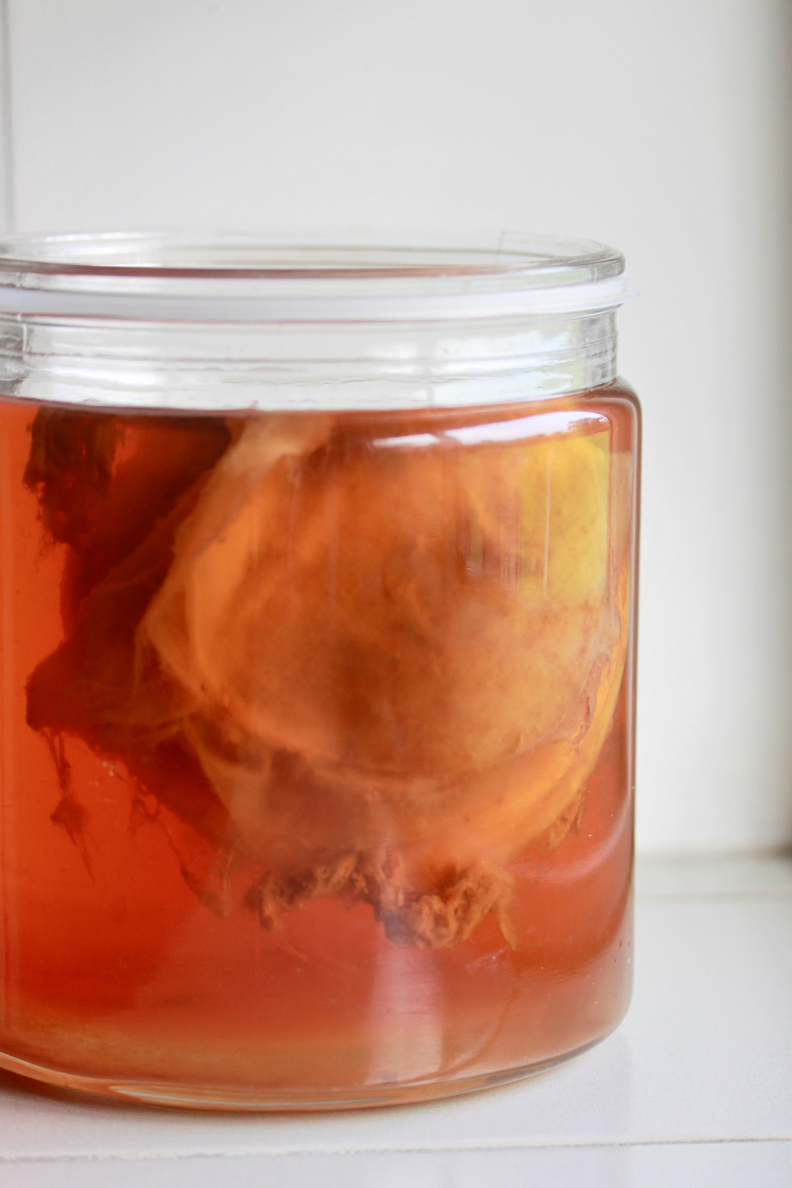
//> input picture datasets/1.jpg, 3168 x 4752 px (shown at 1/4 size)
$ ./testing_20231012011742   (built with g++ and OpenCV 4)
//> lines starting //> are read from the running program, lines starting //| are printed output that depends on the picture; after the words box and inside, x2 and y2 are one past the last pixel; in counts of white or black regions, pixels touching at a corner belong together
#include <opencv2/opencv.hpp>
#include <opencv2/core.hpp>
#include <opencv2/imgcodecs.hpp>
#include <opencv2/highgui.hpp>
#include <iostream>

using namespace std;

cv::Scalar getDominantColor(const cv::Mat &image) {
    cv::Mat pixels = image.reshape(1, image.rows * image.cols);
    pixels.convertTo(pixels, CV_32F);

    const int clusterCount = 1;
    cv::Mat labels, centers;
    cv::kmeans(pixels, clusterCount, labels, cv::TermCriteria(cv::TermCriteria::EPS + cv::TermCriteria::COUNT, 10, 0.2), 3, cv::KMEANS_PP_CENTERS, centers);
    centers.convertTo(centers, CV_8U);
    return cv::Scalar(centers.at<uchar>(0, 0), centers.at<uchar>(0, 1), centers.at<uchar>(0, 2));
}

cv::Mat detectEdges(const cv::Mat &image) {
    cv::Mat edges;
    cv::Canny(image, edges, 50, 150);
    return edges;
}

cv::Mat detectTexture(const cv::Mat &image) {
    cv::Mat kernel = cv::getGaborKernel(cv::Size(21, 21), 5, 1, 10, 0.5, 0, CV_32F);
    kernel /= cv::sum(kernel)[0];
    cv::Mat texture;
    cv::filter2D(image, texture, CV_32F, kernel);
    cv::normalize(texture, texture, 0, 255, cv::NORM_MINMAX, CV_8U);
    return texture;
}

cv::Mat segmentImage(const cv::Mat &image) {
    cv::Mat segmented;
    cv::adaptiveThreshold(image, segmented, 255, cv::ADAPTIVE_THRESH_MEAN_C, cv::THRESH_BINARY, 11, 2);
    return segmented;
}

int main(int argc, char** argv)
{
    cv::Mat img = cv::imread("../samples/1.jpg", cv::IMREAD_COLOR);
//> img is the input picture: 4752 rows x 3168 cols, CV_8UC3; mean B, G, R 134.8, 152.6, 198.8

    if(img.empty())
    {
        std::cout << "Could not read the image ! " << std::endl;
        return 1;
    }

    double aspectRatio = (double)img.rows / img.cols;
//> aspectRatio = 1.5
    int newHeight = static_cast<int>(480 * aspectRatio);
//> newHeight = 720
    cv::Mat resizedImg;
    cv::resize(img, resizedImg, cv::Size(480, newHeight));
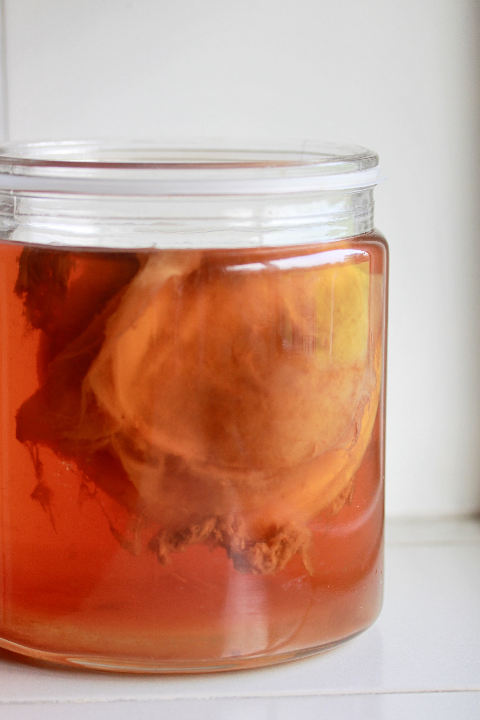
//> resizedImg: 720 rows x 480 cols, CV_8UC3; mean B, G, R 134.7, 152.5, 198.7
    cv::Mat grayResizedImg;
    cv::cvtColor(resizedImg, grayResizedImg, cv::COLOR_BGR2GRAY);
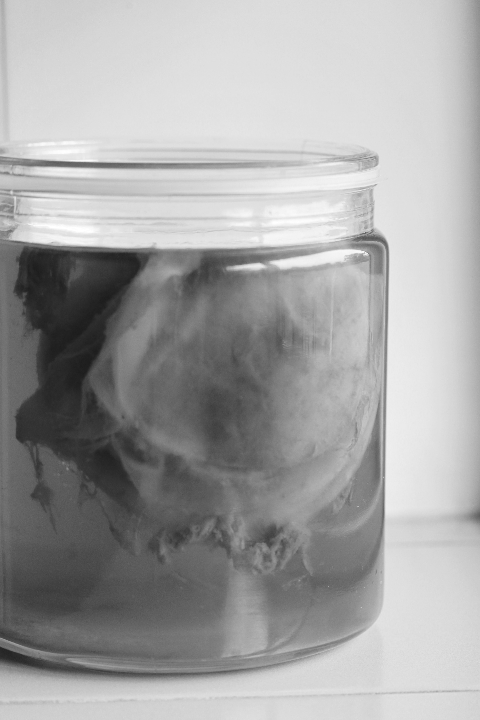
//> grayResizedImg: 720 rows x 480 cols, CV_8UC1; min 28, max 255, mean 164.3

    cv::Scalar dominantColor = getDominantColor(resizedImg);
//> in getDominantColor, `cv::kmeans(pixels, clusterCount, labels, cv::TermCriteria(cv::TermCrit..`: centers = [134.7, 152.5, 198.7]
//> in getDominantColor, `centers.convertTo(centers, CV_8U);`: centers = [135, 153, 199]
//> dominantColor = Scalar(135, 153, 199)
    cout << "Dominant Colot (BGR): " << dominantColor << endl;
//| Dominant Colot (BGR): [135, 153, 199, 0]
    cv::rectangle(resizedImg, cv::Point(0, 0), cv::Point(1200, 400), dominantColor, -1);
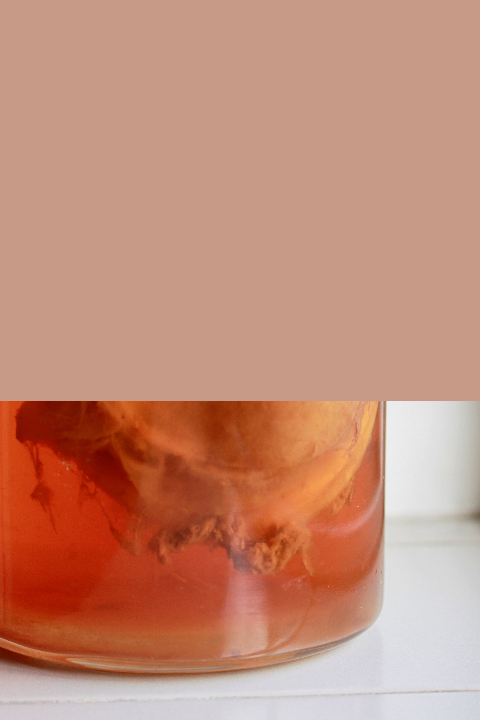
//> resizedImg: 720 rows x 480 cols, CV_8UC3; mean B, G, R 119.6, 140, 196
    string text = to_string((int)dominantColor[0]) + ", " + to_string((int)dominantColor[1]) + ", " + to_string((int)dominantColor[2]);
//> text = "135, 153, 199"
    cv::putText(resizedImg, text, cv::Point(50, 220), cv::FONT_HERSHEY_COMPLEX, 0.5, cv::Scalar(255, 255, 255), 2);
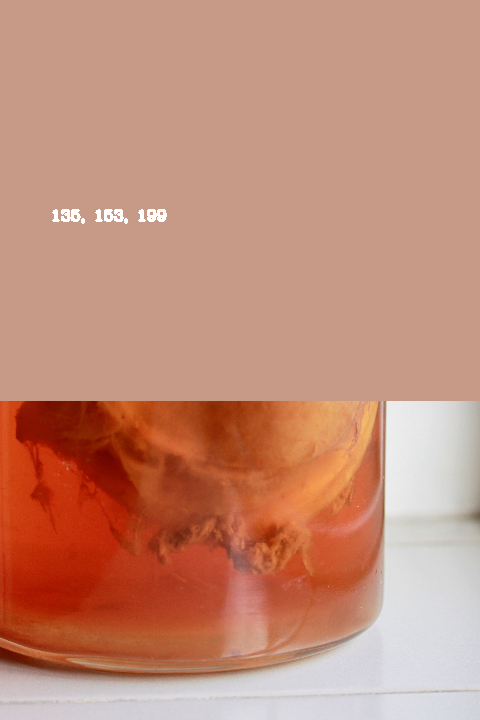
//> resizedImg: 720 rows x 480 cols, CV_8UC3; 0.24% of pixels changed, all inside (x1, y1, x2, y2) = (52, 209, 167, 224)

    cv::Mat edges = detectEdges(grayResizedImg);
//> in detectEdges, `cv::Canny(image, edges, 50, 150);`:
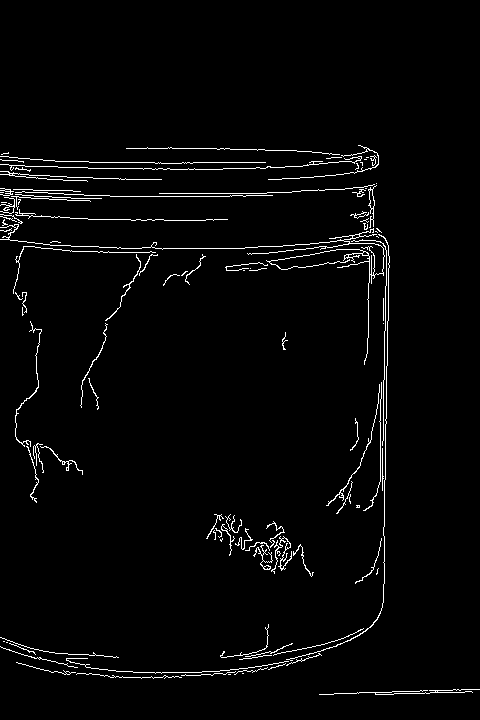
//> edges: 720 rows x 480 cols, CV_8UC1; 2.5% white in thin lines or dots, all inside (x1, y1, x2, y2) = (0, 145, 480, 695)
    cv::Mat texture = detectTexture(grayResizedImg);
//> in detectTexture, `cv::filter2D(image, texture, CV_32F, kernel);`:
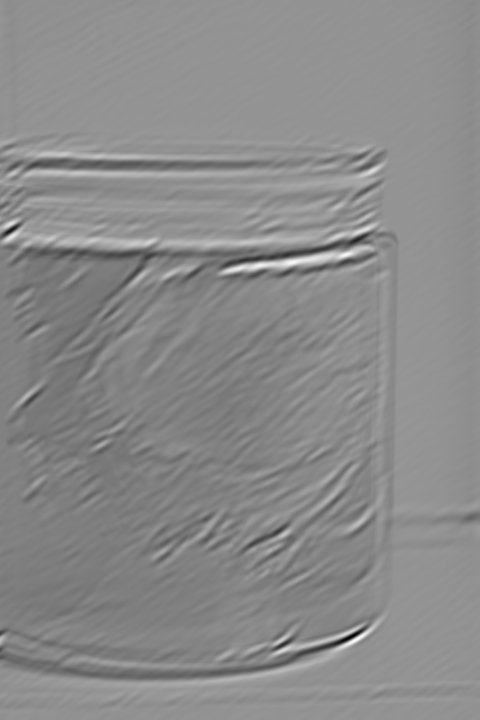
//> texture: 720 rows x 480 cols, CV_32FC1; min -763.9, max 943.7, mean 164.3; drawn with min black and max white
    cv::Mat segmented = segmentImage(grayResizedImg);
//> in segmentImage, `cv::adaptiveThreshold(image, segmented, 255, cv::ADAPTIVE_THRESH_MEAN_..`:
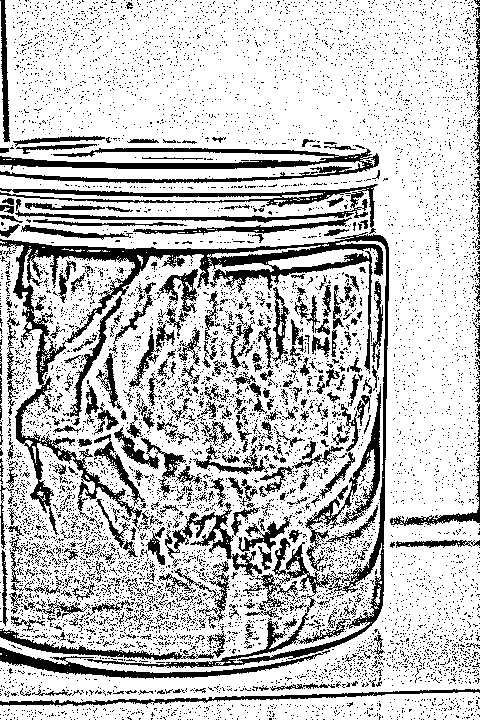
//> segmented: 720 rows x 480 cols, CV_8UC1; 76.6% white; 7573 black regions (7231 under 20 px), largest, box (x1, y1, x2, y2) and area: (0, 232, 389, 668) 18878, (0, 148, 379, 183) 4771, (0, 184, 378, 234) 3829

    cv::imshow("Image Dominant Color", resizedImg);
    cv::imshow("Edge Detection", edges);
    cv::imshow("Texture Detection", texture);
    cv::imshow("Segmentation", segmented);
    cv::waitKey(0);

    return 0;
}

$ run again, with datasets/2.jpg copied over datasets/1.jpg
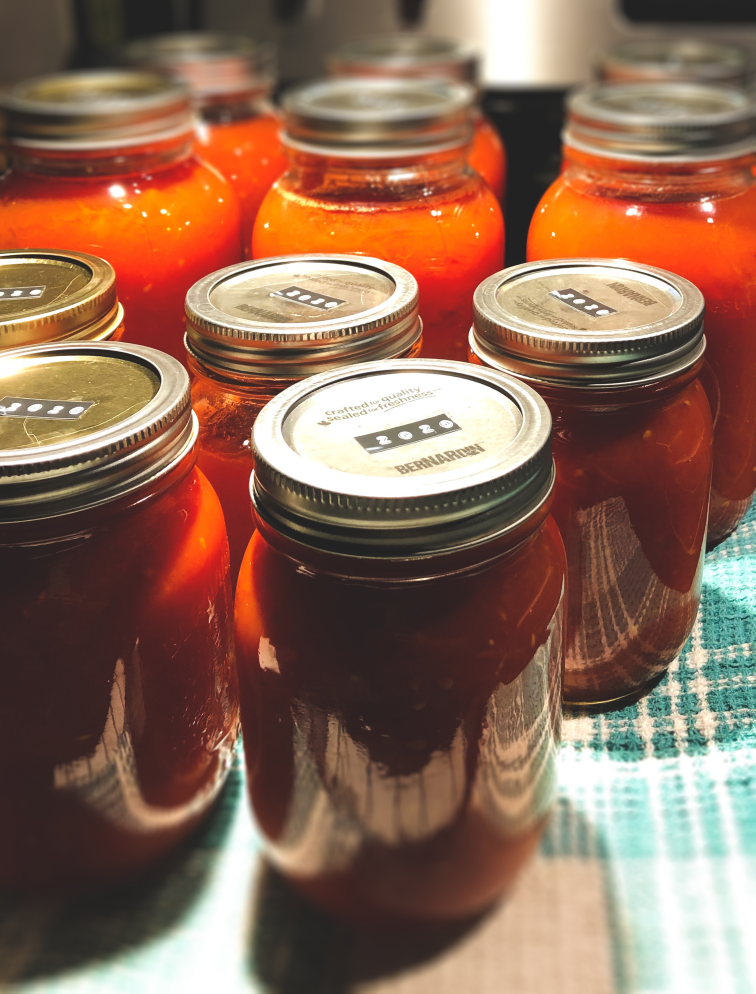
//> input picture datasets/2.jpg, 2266 x 2980 px (shown at 1/3 size)
//> img is the input picture: 2980 rows x 2266 cols, CV_8UC3; mean B, G, R 86.4, 105.3, 140.8
//> in getDominantColor, `cv::kmeans(pixels, clusterCount, labels, cv::TermCriteria(cv::TermCrit..`: centers = [86.36, 105.2, 140.8]
//> in getDominantColor, `centers.convertTo(centers, CV_8U);`: centers = [86, 105, 141]
//> dominantColor = Scalar(86, 105, 141)
//| Dominant Colot (BGR): [86, 105, 141, 0]
//> text = "86, 105, 141"
//> in detectEdges, `cv::Canny(image, edges, 50, 150);`:
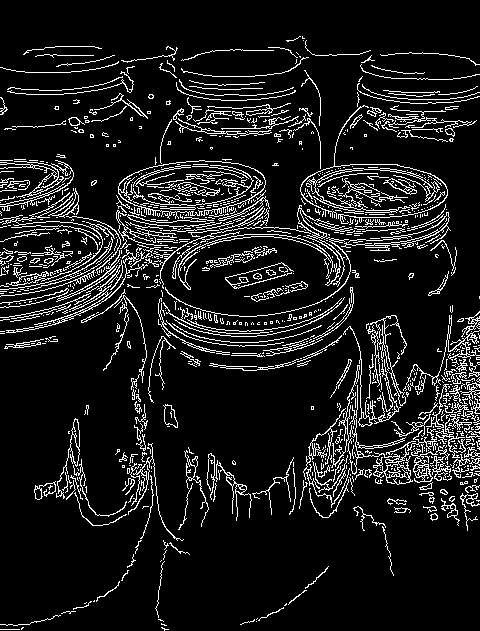
//> edges: 631 rows x 480 cols, CV_8UC1; 10.5% white in thin lines or dots
//> in segmentImage, `cv::adaptiveThreshold(image, segmented, 255, cv::ADAPTIVE_THRESH_MEAN_..`:
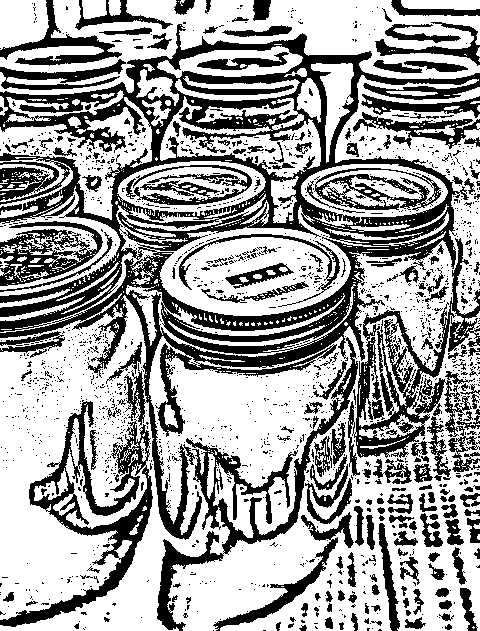
//> segmented: 631 rows x 480 cols, CV_8UC1; 62.8% white; 1653 black regions (1443 under 20 px), largest, box (x1, y1, x2, y2) and area: (0, 24, 480, 540) 46919, (348, 238, 480, 476) 8418, (0, 400, 153, 627) 7203
